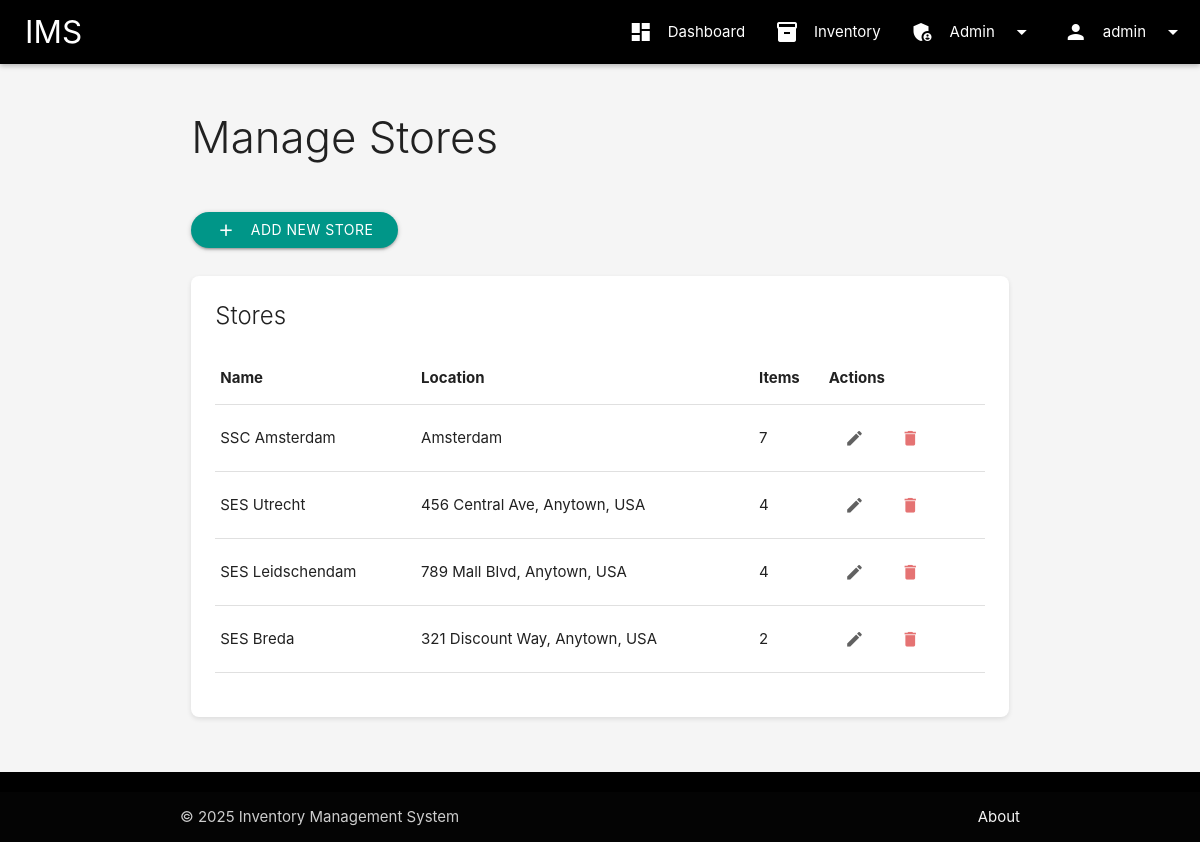
The app's page /admin/stores (signed in) with its own data.
### app/models/user.py (models this page shows, shortened)
class User(UserMixin, db.Model):
    __tablename__ = 'users'
    id = db.Column(db.Integer, primary_key=True)
    username = db.Column(db.String(64), unique=True, nullable=False, index=True)
    password_hash = db.Column(db.String(256), nullable=False)
    _role = db.Column('role', db.String(20), nullable=False, default=UserRole.USER.value)
    failed_login_attempts = db.Column(db.Integer, default=0)
    last_login_attempt_time = db.Column(db.DateTime, nullable=True)
    is_locked = db.Column(db.Boolean, default=False)
    password_last_changed = db.Column(db.DateTime, default=datetime.utcnow)
    created_at = db.Column(db.DateTime, default=datetime.utcnow)
    updated_at = db.Column(db.DateTime, default=datetime.utcnow, onupdate=datetime.utcnow)
    password_history = db.relationship('PasswordHistory', backref='user', lazy='dynamic')
    transactions = db.relationship('Transaction', backref='user', lazy='dynamic')
    security_logs = db.relationship('SecurityLog', backref='user', lazy='dynamic')
    stores = db.relationship('Store',
                            secondary=user_stores,
                            lazy='subquery',
                            backref=db.backref('users', lazy=True))
    @property
    def role(self):
        for role_enum in UserRole:
            if role_enum.value == self._role:
                return role_enum
        return None
    @role.setter
    def role(self, value):
        if isinstance(value, UserRole):
            self._role = value.value
        elif isinstance(value, str):
            valid_values = [r.value for r in UserRole]
            if value in valid_values:
                self._role = value
            else:
                raise ValueError(f"Invalid role value: {value}. Valid values: {valid_values}")
        else:
            raise TypeError(f"Expected UserRole enum or string, got {type(value)}")

### app/models/store.py (models this page shows, shortened)
class Store(db.Model):
    __tablename__ = 'stores'
    id = db.Column(db.Integer, primary_key=True)
    name = db.Column(db.String(100), unique=True, nullable=False, index=True)
    location = db.Column(db.String(255), nullable=True)
    created_at = db.Column(db.DateTime, default=datetime.utcnow)
    updated_at = db.Column(db.DateTime, default=datetime.utcnow, onupdate=datetime.utcnow)
    inventory_items = db.relationship('Inventory', backref='store', lazy='dynamic')
    transactions = db.relationship('Transaction', backref='store', lazy='dynamic')

### app/blueprints/admin/routes.py (the view)
@admin_bp.route('/stores')
@login_required
@admin_required
def stores():
    stores_list = Store.query.all()
    return render_template('admin/stores.html', title='Manage Stores', stores=stores_list)

### app/utils/auth.py (called while the page is built)
def admin_required(f):
    @wraps(f)
    def decorated_function(*args, **kwargs):
        if not current_user.is_authenticated or current_user.role != UserRole.ADMIN_GLOBAL:
            log_security_event('unauthorized_access_attempt',
                              f"User attempted to access admin-only resource: {request.path}")
            abort(403)  # Forbidden
        return f(*args, **kwargs)
    return decorated_function

### app/templates/admin/stores.html (shortened to what this page needs)
{% extends 'base.html' %}
{% block content %}
<div class="row">
    <div class="col s12">
        <h3 class="page-title">Manage Stores</h3>
    </div>
</div>
<div class="row">
    <div class="col s12">
        <a href="{{ url_for('admin.add_store') }}" class="btn waves-effect waves-light teal">
            <i class="material-icons left">add</i> Add New Store
        </a>
    </div>
</div>
<div class="row">
    <div class="col s12">
        <div class="card">
            <div class="card-content">
                <span class="card-title">Stores</span>
                <div class="table-container">
                    <table class="highlight responsive-table">
                        <thead>
                            <tr>
                                <th>Name</th>
                                <th>Location</th>
                                <th>Items</th>
                                <th>Actions</th>
                            </tr>
                        </thead>
                        <tbody>
                            {% for store in stores %}
                            <tr>
                                <td>{{ store.name }}</td>
                                <td>{{ store.location or 'Not specified' }}</td>
                                <td>{{ store.inventory_items.count() }}</td>
                                <td>
                                    <div class="action-buttons">
                                        <a href="{{ url_for('admin.edit_store', store_id=store.id) }}" class="btn-flat waves-effect tooltipped" data-position="left" data-tooltip="Edit Store">
                                            <i class="material-icons grey-text text-darken-2">edit</i>
                                        </a>
                                        <button data-target="delete-store-modal-{{ store.id }}" class="btn-flat waves-effect modal-trigger tooltipped" data-position="right" data-tooltip="Delete Store">
                                            <i class="material-icons red-text text-lighten-2">delete</i>
                                        </button>
                                    </div>
                                </td>
                            </tr>
                            {% else %}
                            <tr>
                                <td colspan="4" class="center-align">No stores found</td>
                            </tr>
                            {% endfor %}
                        </tbody>
                    </table>
                </div>
            </div>
        </div>
    </div>
</div>
{% endblock %}

### app/templates/base.html (shortened to what this page needs)
<!DOCTYPE html>
<html lang="en">
<head>
    <link rel="stylesheet" href="https://cdnjs.cloudflare.com/ajax/libs/materialize/1.0.0/css/materialize.min.css">
    <link rel="stylesheet" href="{{ url_for('static', filename='css/style.css') }}">
</head>
<body class="grey lighten-4">
    <header>
        <div class="navbar-fixed">
            <nav class="black">
                <div class="nav-wrapper">
                    <a href="{{ url_for('main.index') }}" class="brand-logo">IMS</a>
                    {% if current_user.is_authenticated %}
                    <ul class="right hide-on-med-and-down">
                        <li><a href="{{ url_for('main.index') }}"><i class="material-icons left">dashboard</i>Dashboard</a></li>
                        <li><a href="{{ url_for('inventory.items') }}"><i class="material-icons left">inventory</i>Inventory</a></li>
                        {% if current_user.role.value in ['admin_global', 'partner_admin'] %}
                        <li>
                            <a class="dropdown-trigger" href="#!" data-target="admin-dropdown">
                                <i class="material-icons left">admin_panel_settings</i>Admin
                                <i class="material-icons right">arrow_drop_down</i>
                            </a>
                        </li>
                        {% endif %}
                        <li>
                            <a class="dropdown-trigger" href="#!" data-target="user-dropdown">
                                <i class="material-icons left">person</i>{{ current_user.username }}
                                <i class="material-icons right">arrow_drop_down</i>
                            </a>
                        </li>
                    </ul>
                    {% endif %}
                </div>
            </nav>
        </div>
    </header>
    <main class="container">
        {% block content %}{% endblock %}
    </main>
    <footer class="page-footer black">
        <div class="footer-copyright">
            <div class="container">
                © 2025 Inventory Management System
                <a class="grey-text text-lighten-4 right" href="#">About</a>
            </div>
        </div>
    </footer>
</body>
</html>

### app/static/css/style.css (style rules this page uses)
body { display: flex; min-height: 100vh; flex-direction: column; color: #212121; background-color: #f8f8f8; }
main { flex: 1 0 auto; padding: 20px 0; }
.brand-logo { margin-left: 10px; }
nav { box-shadow: 0 2px 5px rgba(0, 0, 0, 0.26); background-color: #212121; }
nav .brand-logo { padding-left: 15px; }
.card, .card-panel { border-radius: 8px; transition: box-shadow .25s; box-shadow: 0 2px 5px rgba(0,0,0,0.1); background-color: white; }
.card .card-content .card-title { margin-bottom: 20px; color: #212121; }
.table-container { overflow-x: auto; margin-bottom: 20px; }
.btn, .btn-large, .btn-small { border-radius: 50px; background-color: #2089ff; padding: 0 25px; }
.btn-flat { color: #2089ff; }
.page-title { font-weight: 300; margin: 30px 0; color: #212121; }

### records on screen
User: username "admin"
Store: name "SSC Amsterdam", location "Amsterdam", inventory_items.count "7"
Store: name "SES Utrecht", location "456 Central Ave, Anytown, USA", inventory_items.count "4"
Store: name "SES Leidschendam", location "789 Mall Blvd, Anytown, USA", inventory_items.count "4"
Store: name "SES Breda", location "321 Discount Way, Anytown, USA", inventory_items.count "2"
